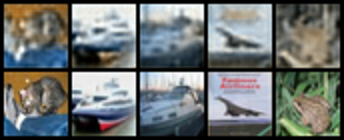

Source code (Python):
import torch
import torchvision
import torchvision.transforms as transforms
import torch.optim as optim
import torch.nn as nn
import torch.nn.functional as F

import matplotlib.pyplot as plt
import numpy as np

class Net(nn.Module):
    def __init__(self):
        super(Net, self).__init__()
        self.conv1 = nn.Conv2d(3,4,3, stride=2, padding=1)
        self.conv2 = nn.Conv2d(4,8,3, stride=2, padding=1)
        self.conv3 = nn.Conv2d(8,16,3, stride =2, padding=1)
        self.deconv1 = nn.ConvTranspose2d(16,8,4, stride =2, padding=1)
        self.deconv2 = nn.ConvTranspose2d(8,4,4, stride =2, padding=1)
        self.deconv3 = nn.ConvTranspose2d(4,3,4, stride =2, padding=1)

    def forward(self, x):
        x = F.relu(self.conv1(x))
        x = F.relu(self.conv2(x))
        x = F.relu(self.conv3(x))
        x = F.relu(self.deconv1(x))
        x = F.relu(self.deconv2(x))      
        x = self.deconv3(x)
        return x

### Create an instance of the Net class
net = Net()

## Loading the training and test sets
# Converting the images for PILImage to tensor, so they can be accepted as the input to the network
transform = transforms.ToTensor()

trainset = torchvision.datasets.CIFAR10(root='./data', train=True, download=True, transform=transform)
trainloader = torch.utils.data.DataLoader(trainset, batch_size=5, shuffle=True)

testset = torchvision.datasets.CIFAR10(root='./data', train=False, download=True, transform=transform)
testloader = torch.utils.data.DataLoader(testset, batch_size=5, shuffle=False)

### Define the loss and create your optimizer
criterion = nn.MSELoss()
optimizer = optim.Adam(net.parameters(), lr = 0.0005)

### Main training loop
for epoch in range(5):
    total_batch_loss = 0.0
    for i, data in enumerate(trainloader, 0):

        ## Getting the input and the target from the training set
        input, dummy = data
        target = input
        out = net(input)
        loss = criterion(out, target)
        optimizer.zero_grad()
        loss.backward()
        optimizer.step()
        
        total_batch_loss += loss.item()

    #print('For %d epoch, average loss is %.3f'%(epoch, total_batch_loss/10000))
        
        if (i+1)%5000 == 0 and i!=0 :
            print('For %d epoch, %5d minibatch, average loss is %.3f'%(epoch, (i+1), total_batch_loss/5000))
            total_batch_loss = 0.0


### Testing the network on 10,000 test images and computing the loss
testLoss = 0.0
with torch.no_grad():
    for data in testloader:
        input, dummy = data
        target = input
        out = net(target)
        loss = criterion(out, target)
        testLoss += loss.item()
    print('Test Set Loss %.6f' %(testLoss/10000))

### Displaying or saving the results as well as the ground truth images for the first five images in the test set

with torch.no_grad():
    testiterator = iter(testloader)
    o, _ = testiterator.next()
    testout = net(o)

#Display
plt.imshow(torchvision.utils.make_grid(testout).numpy().transpose((1,2,0)))
plt.show()
plt.imshow(torchvision.utils.make_grid(o).numpy().transpose((1,2,0)))
plt.show()

#save
torchvision.utils.save_image(torch.cat((testout,o)), "EncDec.png", nrow=5)
